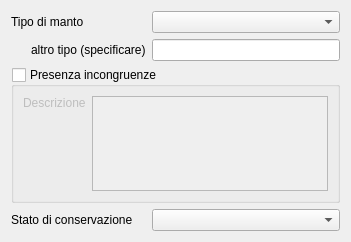
<?xml version="1.0" encoding="UTF-8"?>
<ui version="4.0">
 <class>Form</class>
 <widget class="QWidget" name="Form">
  <property name="geometry">
   <rect>
    <x>0</x>
    <y>0</y>
    <width>351</width>
    <height>242</height>
   </rect>
  </property>
  <property name="windowTitle">
   <string>Form</string>
  </property>
  <layout class="QGridLayout" name="gridLayout_2">
   <item row="0" column="0">
    <widget class="QLabel" name="label_2">
     <property name="text">
      <string>Tipo di manto</string>
     </property>
    </widget>
   </item>
   <item row="0" column="1">
    <widget class="QComboBox" name="ZZ_TIPO_MANTO_COPERTURAID">
     <property name="sizePolicy">
      <sizepolicy hsizetype="Expanding" vsizetype="Fixed">
       <horstretch>0</horstretch>
       <verstretch>0</verstretch>
      </sizepolicy>
     </property>
     <property name="sizeAdjustPolicy">
      <enum>QComboBox::AdjustToMinimumContentsLength</enum>
     </property>
    </widget>
   </item>
   <item row="1" column="0">
    <widget class="QLabel" name="label_3">
     <property name="text">
      <string>altro tipo (specificare)</string>
     </property>
     <property name="indent">
      <number>20</number>
     </property>
    </widget>
   </item>
   <item row="1" column="1">
    <widget class="QLineEdit" name="ALTRO_MANTO_COPERTURA"/>
   </item>
   <item row="2" column="0" colspan="2">
    <widget class="QGroupBox" name="PRESENZA_INCONGRUENZE">
     <property name="title">
      <string>Presenza incongruenze</string>
     </property>
     <property name="checkable">
      <bool>true</bool>
     </property>
     <property name="checked">
      <bool>false</bool>
     </property>
     <layout class="QGridLayout" name="gridLayout">
      <item row="0" column="0">
       <widget class="QLabel" name="label_5">
        <property name="text">
         <string>Descrizione</string>
        </property>
       </widget>
      </item>
      <item row="0" column="1" rowspan="2">
       <widget class="QPlainTextEdit" name="DESCRIZIONE_INCONGRUENZA"/>
      </item>
      <item row="1" column="0">
       <spacer name="verticalSpacer">
        <property name="orientation">
         <enum>Qt::Vertical</enum>
        </property>
        <property name="sizeHint" stdset="0">
         <size>
          <width>20</width>
          <height>75</height>
         </size>
        </property>
       </spacer>
      </item>
     </layout>
    </widget>
   </item>
   <item row="3" column="0">
    <widget class="QLabel" name="label_4">
     <property name="text">
      <string>Stato di conservazione</string>
     </property>
    </widget>
   </item>
   <item row="3" column="1">
    <widget class="QComboBox" name="ZZ_STATO_CONSERVAZIONE_MANTOID">
     <property name="sizePolicy">
      <sizepolicy hsizetype="Expanding" vsizetype="Fixed">
       <horstretch>0</horstretch>
       <verstretch>0</verstretch>
      </sizepolicy>
     </property>
     <property name="sizeAdjustPolicy">
      <enum>QComboBox::AdjustToMinimumContentsLength</enum>
     </property>
    </widget>
   </item>
  </layout>
 </widget>
 <resources/>
 <connections/>
</ui>
